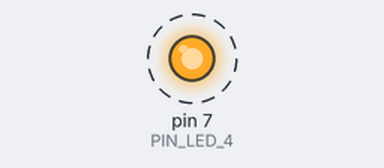
Bench run of a sketch on a simulated Arduino Uno, built with avr-gcc and run on an emulated ATmega328P. On the bench: output pins drawn as LEDs (lit = HIGH). Dashed ring = blinking.

Above: at 0.5 s.
Timing chart, 0 to 4.6 s (numbered marks = the images above):
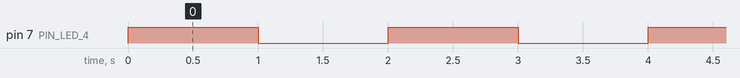

Measured:
- by itself, pin 7 (PIN_LED_4): alternates HIGH for 1.0 s and LOW for 1.0 s

The sketch:

Ejercicio01-InesG.ino
```cpp
#define PIN_LED_1 4
#define PIN_LED_2 5 //PWM
#define PIN_LED_3 6 //PWM
#define PIN_LED_4 7

void setup() {
  // put your setup code here, to run once:
  pinMode(PIN_LED_4, OUTPUT);
}

void loop() {
  // put your main code here, to run repeatedly:
  digitalWrite(PIN_LED_4, HIGH);   // turn the LED on (HIGH is the voltage level)
  delay(1000);                       // wait for a second
  digitalWrite(PIN_LED_4, LOW);    // turn the LED off by making the voltage LOW
  delay(1000);                       // wait for a second
}
```
